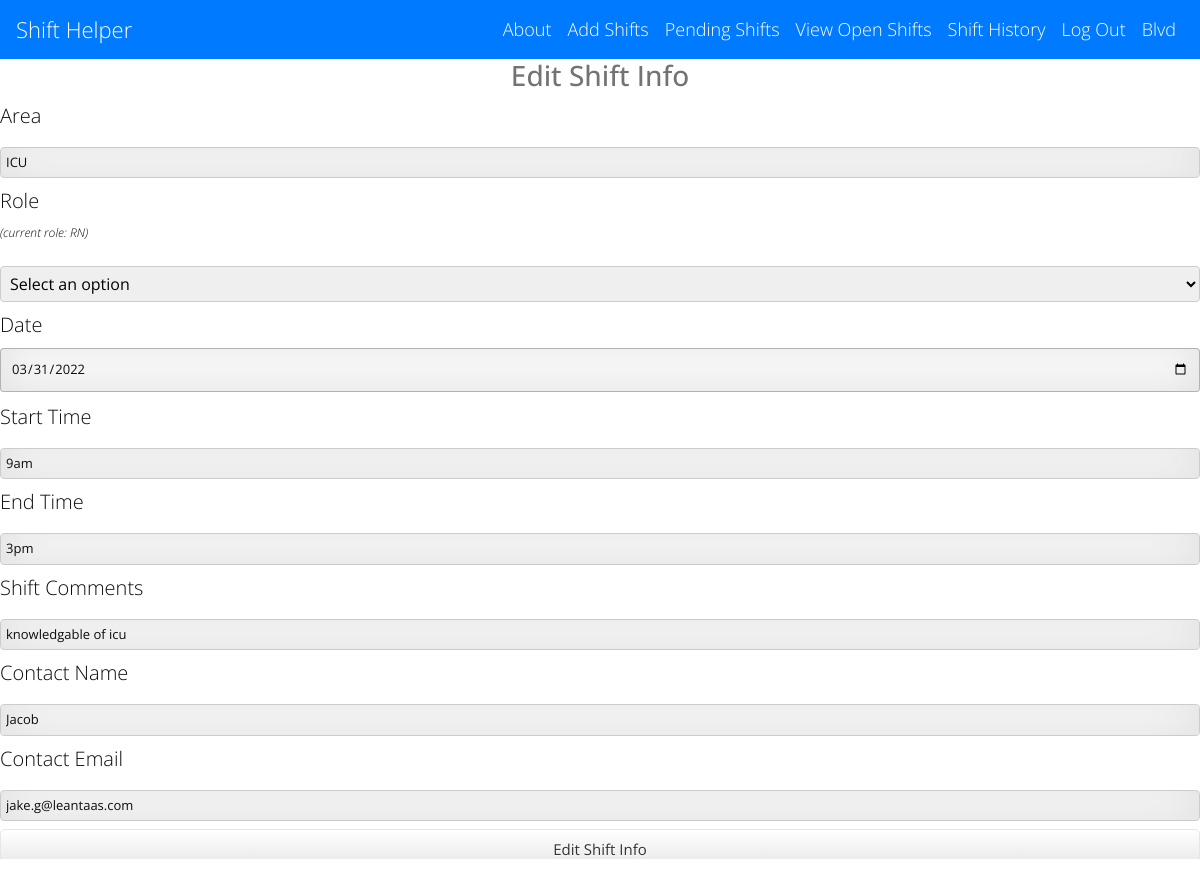
Screenshot of /edit_shift?id=20 (signed in) with the database file from the repository.
### main.py (models this page shows)
class Hospital(UserMixin, db.Model):
    id = db.Column(db.Integer, primary_key=True)
    hospital_name = db.Column(db.String(1000))
    admin_name = db.Column(db.String(1000))
    admin_email = db.Column(db.String(100))
    admin_password = db.Column(db.String(1000))
    staff_password = db.Column(db.String(1000))
    created_date = db.Column(db.TIMESTAMP)

class Shifts(db.Model):
    shift_id = db.Column(db.Integer, primary_key=True)
    hospital_id = db.Column(db.Integer)
    area = db.Column(db.String)
    role = db.Column(db.String)
    date = db.Column(db.Date)
    start_time = db.Column(db.String)
    end_time = db.Column(db.String)
    comments = db.Column(db.String)
    status = db.Column(db.String)
    picked_up_by = db.Column(db.String)
    approved_dt_tm = db.Column(db.TIMESTAMP)
    create_dt_tm = db.Column(db.TIMESTAMP)
    contact_name = db.Column(db.String)
    contact_email = db.Column(db.String)

### main.py (the view, shortened to what this page needs)
@app.route('/edit_shift', methods=['GET', 'POST'])
@login_required
def edit_shift():
    cur_hospital = Hospital.query.get(current_user.id)
    shift_id = request.args.get('id')
    shift_info = Shifts.query.get(shift_id)
    return render_template("edit_shift.html", shift=shift_info, hospital=cur_hospital, logged_in=True)

### main.py (called while the page is built)
@login_manager.user_loader
def load_user(user_id):
    return Hospital.query.get(int(user_id))

### templates/edit_shift.html (shortened to what this page needs)
{% extends 'base.html' %}
{% block content %}
<body>
<div class="edit-shift-form">
    <h3>Edit Shift Info</h3>
    <form class="edit-shift-form" action="{{ url_for('edit_shift') }}" method="POST">
        <label>Area</label>
        <input type="text" name="area" value="{{ shift.area }}">
        <label for="role">Role</label>
        <p id="current_role">(current role: {{ shift.role }})</p>
        <select name="role" id="role">
            <option value="{{ shift.role }}" selected hidden>Select an option</option>
        </select>
        <label for="date">Date</label>
        <input type="date" name="date" value="{{ shift.date }}">
        <label for="start_time">Start Time</label>
        <input type="text" name="start_time" value="{{ shift.start_time }}">
        <label for="end_time">End Time</label>
        <input type="text" name="end_time" value="{{ shift.end_time }}">
        <label for="comments">Shift Comments</label>
        <input type="text" name="comments" value="{{ shift.comments }}">
        <label for="contact_name">Contact Name</label>
        <input type="text" name="contact_name" value="{{ shift.contact_name }}">
        <label for="contact_email">Contact Email</label>
        <input type="text" name="contact_email" value="{{ shift.contact_email }}">
        <button type="submit" class="btn btn-block btn-large">Edit Shift Info</button>
    </form>
</div>
</body>
{% endblock %}

### templates/base.html (shortened to what this page needs)
<!DOCTYPE html>
<html>
<head>
    <link rel="stylesheet" href="//use.fontawesome.com/releases/v5.0.7/css/all.css">
    <link rel="stylesheet" href="https://stackpath.bootstrapcdn.com/bootstrap/4.5.2/css/bootstrap.min.css">
    <link rel="stylesheet" type="text/css" href="https://cdn.datatables.net/1.11.4/css/jquery.dataTables.min.css">
    <link rel="stylesheet" href="{{ url_for('static', filename='css/styles.css')}}">
</head>
<body>
<nav class="navbar navbar-expand-lg navbar-dark bg-primary">
  <a class="navbar-brand" href="/">Shift Helper</a>
  <div class="collapse navbar-collapse">
      <ul class = "navbar-nav ml-auto">
          <li class="nav-item">
              <a class="nav-link" href="{{ url_for('about') }}">About</a>
          </li>
          {% if logged_in: %}
              {% if current_user.is_authenticated: %}
          <li class="nav-item">
              <a class="nav-link" href="{{ url_for('add_shifts') }}">Add Shifts</a>
          </li>
          <li class="nav-item">
              <a class="nav-link" href="{{ url_for('pending_shifts') }}">Pending Shifts</a>
          </li>
              {% endif %}
          <li class="nav-item">
              <a class="nav-link" href="{{ url_for('shifts', hospital_id=hospital.id) }}">View Open Shifts</a>
          </li>
        <li class="nav-item">
              <a class="nav-link" href="{{ url_for('shift_history', hospital_id=hospital.id) }}">Shift History</a>
          </li>
          <li class="nav-item">
              <a class="nav-link" href="{{ url_for('logout') }}">Log Out</a>
          </li>
          <li class="nav-item">
              <a class="nav-link" href="">{{ hospital.hospital_name }}</a>
          </li>
          {% endif %}
      </ul>
  </div>
</nav>
       {% block content %}
       {% endblock %}
</body>
</html>

### static/css/styles.css (style rules this page uses)
.btn { display: inline-block; *display: inline; *zoom: 1; padding: 4px 10px 4px; margin-bottom: 0; font-size: 13px; line-height: 18px; color: #333333; text-align: center;text-shadow: 0 1px 1px rgba(255, 255, 255, 0.75); vertical-align: middle; background-color: #f5f5f5; background-image: -moz-linear-gradient(top, #ffffff, #e6e6e6); background-image: -ms-linear-gradient(top, #ffffff, #e6e6e6); background-image: -webkit-gradient(linear, 0 0, 0 100%, from(#ffffff), to(#e6e6e6)); background-image: -webkit-linear-gradient(top, #ffffff, #e6e6e6); background-image: -o-linear-gradient(top, #ffffff, #e6e6e6); background-image: linear-gradient(top, #ffffff, #e6e6e6); background-repeat: repeat-x; filter: progid:dximagetransform.microsoft.gradient(startColorstr=#ffffff, endColorstr=#e6e6e6, GradientType=0); border-color: #e6e6e6 #e6e6e6 #e6e6e6; border-color: rgba(0, 0, 0, 0.1) rgba(0, 0, 0, 0.1) rgba(0, 0, 0, 0.25); border: 1px solid #e6e6e6; -webkit-border-radius: 4px; -moz-border-radius: 4px; border-radius: 4px; -webkit-box-shadow: inset 0 1px 0 rgba(255, 255, 255, 0.2), 0 1px 2px rgba(0, 0, 0, 0.05); -moz-box-shadow: inset 0 1px 0 rgba(255, 255, 255, 0.2), 0 1px 2px rgba(0, 0, 0, 0.05); box-shadow: inset 0 1px 0 rgba(255, 255, 255, 0.2), 0 1px 2px rgba(0, 0, 0, 0.05); cursor: pointer; *margin-left: .3em; }
.btn-large { padding: 9px 14px; font-size: 15px; line-height: normal; -webkit-border-radius: 5px; -moz-border-radius: 5px; border-radius: 5px; }
.btn-block { width: 100%; display:block; margin-bottom:20px; }
* { -webkit-box-sizing:border-box; -moz-box-sizing:border-box; -ms-box-sizing:border-box; -o-box-sizing:border-box; box-sizing:border-box; }
html { width: 100%; height:100%; overflow:scroll; }
body { width: 100%; height:100%; font-family: 'Open Sans', Arial, sans-serif; font-weight:200; background: #ffffff; color: rgba(0, 0, 0, 0.55); filter: progid:DXImageTransform.Microsoft.gradient( startColorstr='#3E1D6D', endColorstr='#092756',GradientType=1 ); }
.navbar-brand { font-size: 22px; font-family: "Open Sans", Arial, sans-serif; }
.navbar-dark .navbar-nav .nav-link { color: white; font-size: 18px; }
.navbar-collapse { color: white; }
input { width: 100%; margin-bottom: 10px; border: none; outline: none; padding: 10px; font-size: 13px; color: #0d0d0d; border: 1px solid rgba(0,0,0,0.3); border-radius: 4px; box-shadow: inset 0 -5px 45px rgba(100,100,100,0.2), 0 1px 1px rgba(255,255,255,0.2); -webkit-transition: box-shadow .5s ease; -moz-transition: box-shadow .5s ease; -o-transition: box-shadow .5s ease; -ms-transition: box-shadow .5s ease; transition: box-shadow .5s ease; }
.edit-shift-form { width: 100%; height: 100%; overflow: scroll; }
.edit-shift-form h3 { text-align: center; color: rgba(0, 0, 0, 0.55); }
.edit-shift-form p { text-align: left; font-size: 12px; color: #0d0d0d; font-style: italic; }
.edit-shift-form input[type=text], select { width: 100%; padding: 5px 5px; margin: 8px 0; display: inline-block; border: 1px solid #ccc; border-radius: 4px; box-sizing: border-box; }
.edit-shift-form label { color: #0d0d0d; font-size: 20px; }

### rows the page displays
Hospital: hospital_name "Blvd"
Shifts: area "ICU", role "RN", date "03/31/2022", start_time "9am", end_time "3pm", comments "knowledgable of icu", contact_name "Jacob", contact_email "jake.g@leantaas.com"
